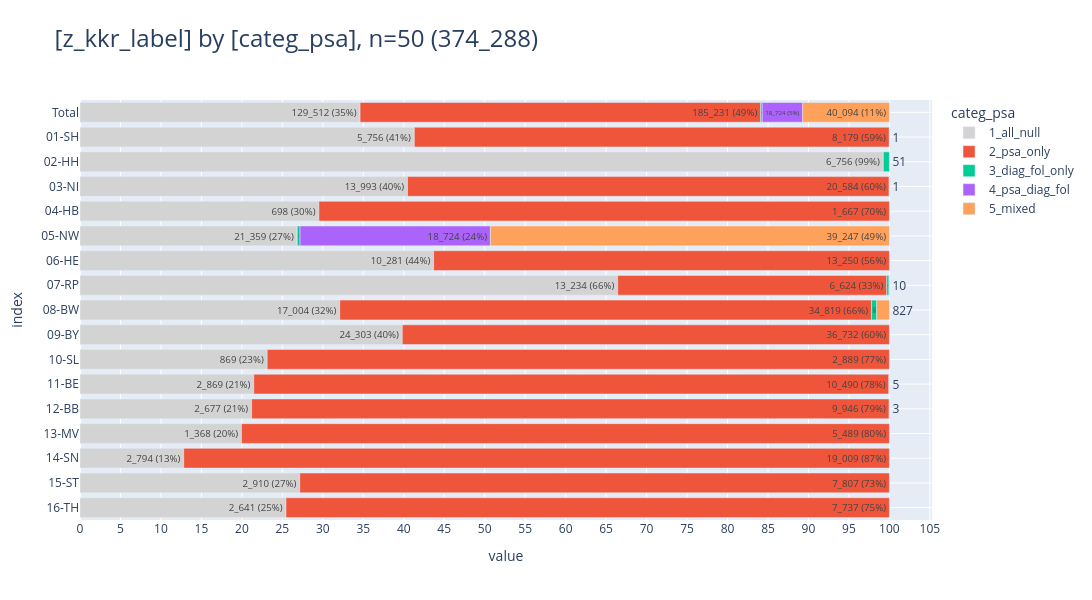

Source (notebook cell):
### Code cell
db_comb =con.sql("""--sql
    with t0 as (
        select PSA as psa, z_tum_id, z_kkr_label
        from Tumor
        where z_dy between 2020 and 2024
            and not z_is_dco
            and z_icd10_3d = 'C61'
    ),
    t1_diag as (
        select z_tum_id, count(*) as cnt
        from Diagnose_WeitereKlassifikation 
        where Name ilike '%psa%'
        and Stadium is not null
        group by all
    ),
    t1_fol as (
        select z_tum_id, count(*) as cnt
        from Folgeereignis_WeitereKlassifikation
        where Name ilike '%psa%'
        and Stadium is not null
        group by all
    ),
    t2 as (
        select
            --t0.z_tum_id,
            z_kkr_label,
            (psa is not null) as has_psa,
            (t1_diag.z_tum_id is not null) as has_diag,
            (t1_fol.z_tum_id is not null) as has_fol,
            t1_diag.cnt as cnt_psa_diag,
            t1_fol.cnt as cnt_psa_fol,
            case
                when psa is null and t1_diag.z_tum_id is null and t1_fol.z_tum_id is null then '1_all_null'
                when psa is not null and t1_diag.z_tum_id is null and t1_fol.z_tum_id is null then '2_psa_only'
                when psa is null and (t1_diag.z_tum_id is not null or t1_fol.z_tum_id is null) then '3_diag_fol_only'
                when psa is not null and t1_diag.z_tum_id is not null and t1_fol.z_tum_id is not null then '4_psa_diag_fol'
                when coalesce(psa::text, t1_diag.z_tum_id, t1_fol.z_tum_id) is not null then '5_mixed'
            else 'U' end as categ_psa
        from t0
        left join t1_diag on t0.z_tum_id = t1_diag.z_tum_id
        left join t1_fol on t0.z_tum_id = t1_fol.z_tum_id
    )
    select * from t2
""")

# db_comb.filter("categ_psa = 'U'").show()
# tbl.descr_db(db_comb, "db_comb")

pls.plot_stacked_bars(
    db_comb.project("z_kkr_label, categ_psa").to_df(),
    orientation="h",
    relative=True,
    show_total=True,
    show_pct_bar=True,
    first_col_grey=True,
)

pls.plot_upset(
    db_comb.project("columns('^has_')").to_df(),
    )

### Figure 1 — Plotly figure (JSON) as saved in the notebook; plotly's stock layout.template omitted (floating-point values rounded to 4 significant figures)
{"data": [{"hovertemplate": "col=1_all_null<br>value=%{x}<br>index=%{y}<br>cnt_pct_bar_str=%{text}<extra></extra>", "legendgroup": "1_all_null", "marker": {"color": "lightgray", "pattern": {"shape": ""}}, "name": "1_all_null", "orientation": "h", "showlegend": true, "text": ["129_512 (35%)", "5_756 (41%)", "6_756 (99%)", "13_993 (40%)", "698 (30%)", "21_359 (27%)", "10_281 (44%)", "13_234 (66%)", "17_004 (32%)", "24_303 (40%)", "869 (23%)", "2_869 (21%)", "2_677 (21%)", "1_368 (20%)", "2_794 (13%)", "2_910 (27%)", "2_641 (25%)"], "textposition": "auto", "type": "bar", "x": [129512, 5756, 6756, 13993, 698, 21359, 10281, 13234, 17004, 24303, 869, 2869, 2677, 1368, 2794, 2910, 2641], "xaxis": "x", "y": [" Total", "01-SH", "02-HH", "03-NI", "04-HB", "05-NW", "06-HE", "07-RP", "08-BW", "09-BY", "10-SL", "11-BE", "12-BB", "13-MV", "14-SN", "15-ST", "16-TH"], "yaxis": "y"}, {"hovertemplate": "col=2_psa_only<br>value=%{x}<br>index=%{y}<br>cnt_pct_bar_str=%{text}<extra></extra>", "legendgroup": "2_psa_only", "marker": {"color": "#EF553B", "pattern": {"shape": ""}}, "name": "2_psa_only", "orientation": "h", "showlegend": true, "text": ["185_231 (49%)", "8_179 (59%)", "20_584 (60%)", "1_667 (70%)", "9", "13_250 (56%)", "6_624 (33%)", "34_819 (66%)", "36_732 (60%)", "2_889 (77%)", "10_490 (78%)", "9_946 (79%)", "5_489 (80%)", "19_009 (87%)", "7_807 (73%)", "7_737 (75%)"], "textposition": "auto", "type": "bar", "x": [185231, 8179, 20584, 1667, 9, 13250, 6624, 34819, 36732, 2889, 10490, 9946, 5489, 19009, 7807, 7737], "xaxis": "x", "y": [" Total", "01-SH", "03-NI", "04-HB", "05-NW", "06-HE", "07-RP", "08-BW", "09-BY", "10-SL", "11-BE", "12-BB", "13-MV", "14-SN", "15-ST", "16-TH"], "yaxis": "y"}, {"hovertemplate": "col=3_diag_fol_only<br>value=%{x}<br>index=%{y}<br>cnt_pct_bar_str=%{text}<extra></extra>", "legendgroup": "3_diag_fol_only", "marker": {"color": "#00CC96", "pattern": {"shape": ""}}, "name": "3_diag_fol_only", "orientation": "h", "showlegend": true, "text": ["727", "51", "2", "279", "54", "340", "1"], "textposition": "auto", "type": "bar", "x": [727, 51, 2, 279, 54, 340, 1], "xaxis": "x", "y": [" Total", "02-HH", "03-NI", "05-NW", "07-RP", "08-BW", "11-BE"], "yaxis": "y"}, {"hovertemplate": "col=4_psa_diag_fol<br>value=%{x}<br>index=%{y}<br>cnt_pct_bar_str=%{text}<extra></extra>", "legendgroup": "4_psa_diag_fol", "marker": {"color": "#AB63FA", "pattern": {"shape": ""}}, "name": "4_psa_diag_fol", "orientation": "h", "showlegend": true, "text": ["18_724 (5%)", "18_724 (24%)"], "textposition": "auto", "type": "bar", "x": [18724, 18724], "xaxis": "x", "y": [" Total", "05-NW"], "yaxis": "y"}, {"hovertemplate": "col=5_mixed<br>value=%{x}<br>index=%{y}<br>cnt_pct_bar_str=%{text}<extra></extra>", "legendgroup": "5_mixed", "marker": {"color": "#FFA15A", "pattern": {"shape": ""}}, "name": "5_mixed", "orientation": "h", "showlegend": true, "text": ["40_094 (11%)", "1", "1", "39_247 (49%)", "10", "827", "5", "3"], "textposition": "auto", "type": "bar", "x": [40094, 1, 1, 39247, 10, 827, 5, 3], "xaxis": "x", "y": [" Total", "01-SH", "03-NI", "05-NW", "07-RP", "08-BW", "11-BE", "12-BB"], "yaxis": "y"}], "layout": {"barmode": "relative", "barnorm": "percent", "height": 600, "legend": {"title": {"text": "categ_psa"}, "tracegroupgap": 0, "traceorder": "normal"}, "title": {"font": {"size": 24}, "text": "[z_kkr_label] by [categ_psa], n=50 (374_288)", "xanchor": "left", "y": 0.95, "yanchor": "top"}, "width": 1600, "xaxis": {"anchor": "y", "domain": [0, 1], "dtick": 5, "gridwidth": 1, "showgrid": true, "title": {"text": "value"}}, "yaxis": {"anchor": "x", "categoryarray": ["16-TH", "15-ST", "14-SN", "13-MV", "12-BB", "11-BE", "10-SL", "09-BY", "08-BW", "07-RP", "06-HE", "05-NW", "04-HB", "03-NI", "02-HH", "01-SH", " Total"], "categoryorder": "array", "domain": [0, 1], "gridwidth": 1, "showgrid": true, "title": {"text": "index"}}}}
